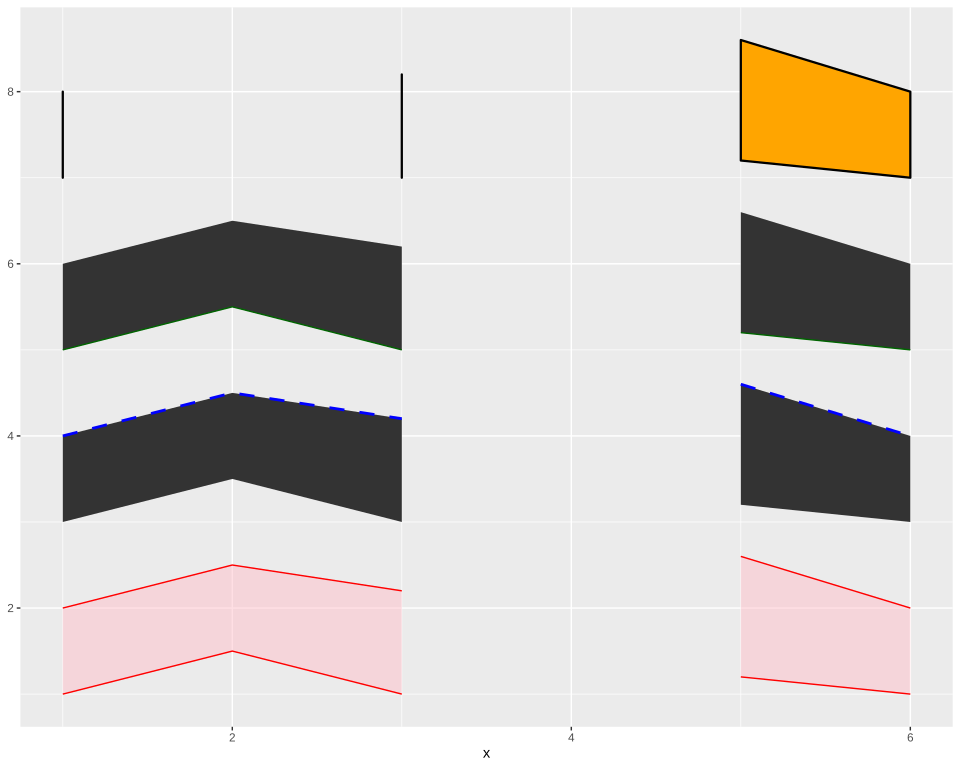

Here is the R script that generated this plot:
# The plot test/golden/ribbon_outlines.svg draws, drawn by ggplot2 itself, as ggplot2's own visual tests
# draw their snapshots: the independent check on that golden whenever it changes. The suite never
# runs this; it needs R, ggplot2 and vdiffr, saved as the Docker image giggly-r:ggplot2-4.0.3. From
# the repository's root:
#
#   docker run --rm -v "$PWD/test/golden":/golden:ro giggly-r:ggplot2-4.0.3 \
#     Rscript /golden/ribbon_outlines.R > ribbon_outlines.ggplot2.svg
#
# and compare the two drawings element by element, as test/golden/point.R describes.
#
# Four ribbons, each with a row missing its ymin, so each draws as two pieces, each polygon
# whole before its outline: outlined on both edges in red over a pink fill at an alpha of 0.5,
# which the outline does not take; on the upper edge alone, 1 mm wide and dashed; on the lower
# edge alone; and bordered whole, where two more rows missing their ymin leave two pieces of one
# row each, a polygon of two points.
# First checked with ggplot2 4.0.3 and vdiffr 1.0.9: every element matches, the x axis drawn
# before the y as test/golden/point.R describes, and every clip path.

library(ggplot2)
base <- data.frame(x = 1:6, lo = c(1, 1.5, 1, NA, 1.2, 1), hi = c(2, 2.5, 2.2, 2.4, 2.6, 2))
shifted <- function(offset, lo = base$lo) data.frame(x = base$x, lo = lo + offset, hi = base$hi + offset)
plot <- ggplot(shifted(0), aes(x, ymin = lo, ymax = hi)) +
  geom_ribbon(outline.type = "both", colour = "red", fill = "pink", alpha = 0.5) +
  geom_ribbon(data = shifted(2), outline.type = "upper", colour = "blue", linewidth = 1,
    linetype = "dashed") +
  geom_ribbon(data = shifted(4), outline.type = "lower", colour = "darkgreen") +
  geom_ribbon(data = shifted(6, c(1, NA, 1, NA, 1.2, 1)), outline.type = "full", colour = "black",
    fill = "orange", linewidth = 0.8) +
  theme_gray()
file <- tempfile(fileext = ".svg")
vdiffr::write_svg(plot, file)
cat(readLines(file), sep = "\n")
